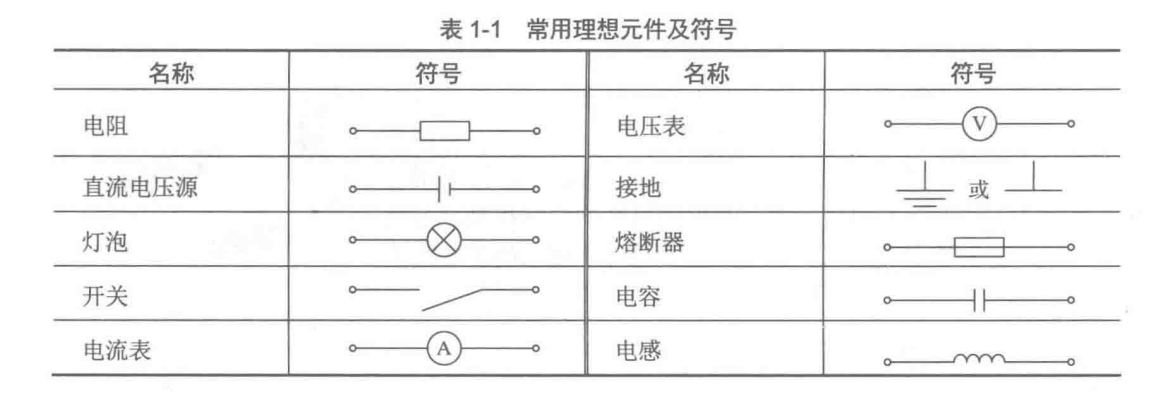
//> input picture Hough_Transform/assets/hough_image.png, 1149 x 396 px
$ ./hough_transform   (built with g++ and OpenCV 4)
//> lines starting //> are read from the running program, lines starting //| are printed output that depends on the picture; after the words box and inside, x2 and y2 are one past the last pixel; in counts of white or black regions, pixels touching at a corner belong together
#include <opencv2/opencv.hpp>
#include <iostream>

int main() {
    cv::Mat img = cv::imread("assets/hough_image.png");
//> img is the input picture: 396 rows x 1149 cols, CV_8UC3; min 77, max 255, mean 243.7
    if (img.empty()) {
        std::cerr << "Image not found" << std::endl;
        return 1;
    }

    // Convert to gray
    cv::Mat gray;
    cv::cvtColor(img, gray, cv::COLOR_BGR2GRAY);

    // Edge detection
    cv::Mat edges;
    cv::Canny(gray, edges, 50, 150, 3);
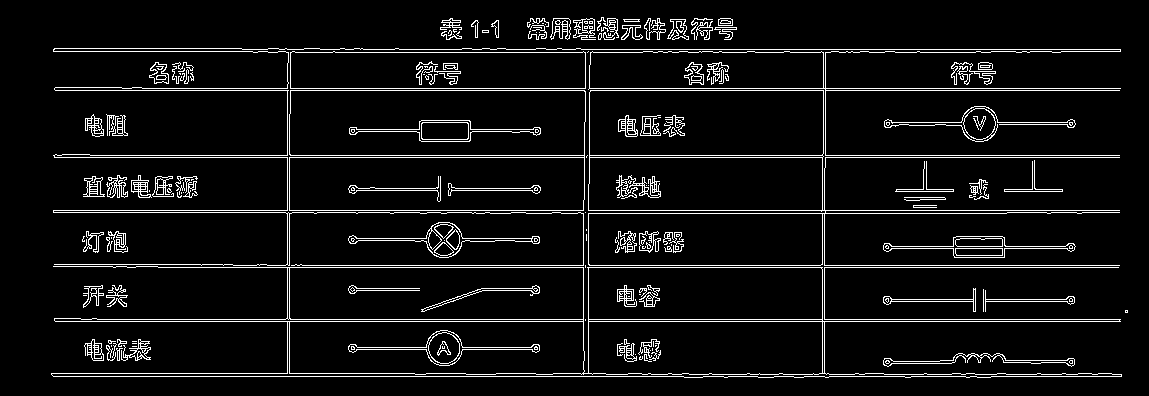
//> edges: 396 rows x 1149 cols, CV_8UC1; 6.6% white in thin lines or dots, all inside (x1, y1, x2, y2) = (51, 17, 1128, 378)

    // Hough transform for line detection
    std::vector<cv::Vec2f> lines;
    cv::HoughLines(edges, lines, 1, CV_PI/360, 1000); // Increase angular resolution
//> lines = 6 lines (rho, theta): [210, 1.57], [321, 1.57], [157, 1.57], [90, 1.57], [155, 1.57], [319, 1.57]

    // Find the longest line and compute its angle
    float max_len = 0;
    float best_theta = 0;
    for (const auto& line : lines) {
        float rho = line[0], theta = line[1];
        float a = cos(theta), b = sin(theta);
        float x0 = a*rho, y0 = b*rho;
        cv::Point pt1(cvRound(x0 + 1000*(-b)), cvRound(y0 + 1000*(a)));
        cv::Point pt2(cvRound(x0 - 1000*(-b)), cvRound(y0 - 1000*(a)));
        float len = cv::norm(pt1 - pt2);

        if (len > max_len) {
            max_len = len;
            best_theta = theta;
        }
    }
//> this loop made 6 passes
//> (line, rho, x0, y0, pt1, pt2, max_len, best_theta) on pass 1: ([210, 1.57], 210, -9.18e-06, 210, Point(-1000, 210), Point(1000, 210), 2000, 1.57)
//> (line, rho, x0, y0, pt1, pt2) on passes 2 to 6: ([321, 1.57], 321, -1.4e-05, 321, Point(-1000, 321), Point(1000, 321)), ([157, 1.57], 157, -6.86e-06, 157, Point(-1000, 157), Point(1000, 157)), ([90, 1.57], 90, -3.93e-06, 90, Point(-1000, 90), Point(1000, 90)), ([155, 1.57], 155, -6.78e-06, 155, Point(-1000, 155), Point(1000, 155)), ([319, 1.57], 319, -1.39e-05, 319, Point(-1000, 319), Point(1000, 319))
//> after the loop, max_len = 2000; best_theta = 1.57

    // Calculate the needed angle to make the line horizontal
    double angle = best_theta * 180 / CV_PI - 90;
//> angle = 2.66e-06
    if (angle > 90) angle -= 180;  // Correct angles greater than 90 degrees

    // Calculate rotated center
    cv::Point center(img.cols/2, img.rows/2);
//> center = Point(574, 198)

    // Rotation matrix
    cv::Mat rot_mat = cv::getRotationMatrix2D(center, angle, 1.0);
//> rot_mat = [[1, 4.64e-08, -9.18e-06], [-4.64e-08, 1, 2.66e-05]]

    // Rotate the image
    cv::Mat dst;
    cv::warpAffine(img, dst, rot_mat, img.size());

    // Show the images
    cv::imshow("Original Image", img);
    cv::imshow("Rotated Image", dst);
    cv::waitKey(0);

    return 0;
}
